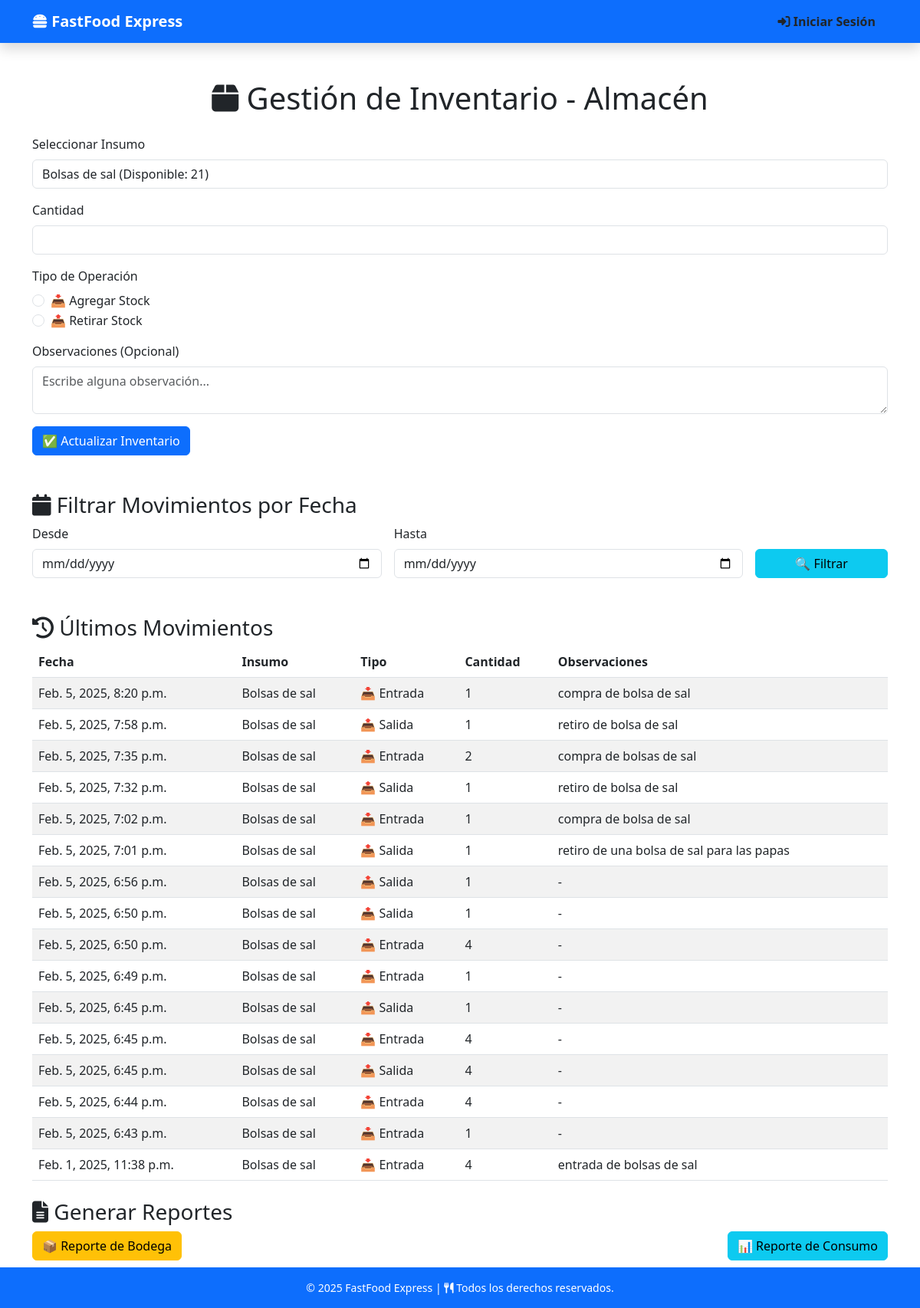
Page /inventario/gestionar/ on the committed database.
### inventario/models.py (models this page shows, shortened)
class Operacion(models.Model):
    TIPO_OPERACION_CHOICES = [
        ('entrada', 'Entrada'),
        ('salida', 'Salida'),
    ]
    tipo = models.CharField(max_length=10, choices=TIPO_OPERACION_CHOICES)
    insumo = models.ForeignKey(Insumo, on_delete=models.CASCADE, related_name="operaciones")
    cantidad = models.IntegerField()
    fechaRegistro = models.DateTimeField(auto_now_add=True)
    observaciones = models.TextField(blank=True, null=True)

class Insumo(models.Model):
    identificador = models.CharField(max_length=10, unique=True)
    nombre = models.CharField(max_length=50)
    cantidadDisponible = models.IntegerField(default=0)
    unidadMedida = models.CharField(max_length=30)
    nivelReorden = models.IntegerField()
    precioUnitario = models.FloatField()
    ubicacion = models.CharField(max_length=100)

### inventario/views.py (the view, shortened to what this page needs)
# urls.py: path('inventario/gestionar/', gestionar_inventario, name='gestionar_inventario'),
def gestionar_inventario(request):
    insumos = Insumo.objects.all()
    operaciones = Operacion.objects.all().order_by('-fechaRegistro')  # Últimos movimientos
    fecha_inicio = request.GET.get('fecha_inicio')
    fecha_fin = request.GET.get('fecha_fin')
    if fecha_inicio and fecha_fin:
        fecha_inicio = parse_date(fecha_inicio)
        fecha_fin = parse_date(fecha_fin)
        if fecha_inicio and fecha_fin:
            operaciones = operaciones.filter(fechaRegistro__date__gte=fecha_inicio, fechaRegistro__date__lte=fecha_fin)
    return render(request, 'inventario/gestionar_invetario.html', {
        'insumos': insumos,
        'operaciones': operaciones,
        'fecha_inicio': fecha_inicio,
        'fecha_fin': fecha_fin
    })

### templates/inventario/gestionar_invetario.html (shortened to what this page needs)
{% extends 'base.html' %}
{% load static %}
{% block content %}
<div class="container mt-5">
    <h1 class="text-center"><i class="fas fa-box"></i> Gestión de Inventario - Almacén</h1>
    <form method="POST" class="mt-4">
        <div class="mb-3">
            <label for="insumo" class="form-label">Seleccionar Insumo</label>
            <select id="insumo" name="insumo" class="form-control" required>
                {% for insumo in insumos %}
                    <option value="{{ insumo.id }}">{{ insumo.nombre }} (Disponible: {{ insumo.cantidadDisponible }})</option>
                {% endfor %}
            </select>
        </div>
        <div class="mb-3">
            <label for="cantidad" class="form-label">Cantidad</label>
            <input type="number" id="cantidad" name="cantidad" class="form-control" min="1" required>
        </div>
        <div class="mb-3">
            <label class="form-label">Tipo de Operación</label>
            <div class="form-check">
                <input type="radio" id="entrada" name="tipo" value="entrada" class="form-check-input" required>
                <label for="entrada" class="form-check-label">📥 Agregar Stock</label>
            </div>
            <div class="form-check">
                <input type="radio" id="salida" name="tipo" value="salida" class="form-check-input">
                <label for="salida" class="form-check-label">📤 Retirar Stock</label>
            </div>
        </div>
        <div class="mb-3">
            <label for="observaciones" class="form-label">Observaciones (Opcional)</label>
            <textarea id="observaciones" name="observaciones" class="form-control" rows="2" placeholder="Escribe alguna observación..."></textarea>
        </div>
        <button type="submit" class="btn btn-primary">✅ Actualizar Inventario</button>
    </form>
    <h3 class="mt-5"><i class="fas fa-calendar"></i> Filtrar Movimientos por Fecha</h3>
    <form method="GET" action="{% url 'gestionar_inventario' %}" class="row g-3">
        <div class="col-md-5">
            <label for="fecha_inicio" class="form-label">Desde</label>
            <input type="date" id="fecha_inicio" name="fecha_inicio" class="form-control" value="{{ fecha_inicio }}">
        </div>
        <div class="col-md-5">
            <label for="fecha_fin" class="form-label">Hasta</label>
            <input type="date" id="fecha_fin" name="fecha_fin" class="form-control" value="{{ fecha_fin }}">
        </div>
        <div class="col-md-2 d-flex align-items-end">
            <button type="submit" class="btn btn-info w-100">🔍 Filtrar</button>
        </div>
    </form>
    <h3 class="mt-5"><i class="fas fa-history"></i> Últimos Movimientos</h3>
    <table class="table table-striped">
        <thead>
            <tr>
                <th>Fecha</th>
                <th>Insumo</th>
                <th>Tipo</th>
                <th>Cantidad</th>
                <th>Observaciones</th>
            </tr>
        </thead>
        <tbody>
            {% for operacion in operaciones %}
            <tr>
                <td>{{ operacion.fechaRegistro }}</td>
                <td>{{ operacion.insumo.nombre }}</td>
                <td>{% if operacion.tipo == "entrada" %}📥 Entrada{% else %}📤 Salida{% endif %}</td>
                <td>{{ operacion.cantidad }}</td>
                <td>{{ operacion.observaciones|default:"-" }}</td>
            </tr>
            {% empty %}
            <tr>
                <td colspan="5" class="text-center text-muted">No hay movimientos recientes.</td>
            </tr>
            {% endfor %}
        </tbody>
    </table>
    <h3 class="mt-4"><i class="fas fa-file-alt"></i> Generar Reportes</h3>
    <div class="d-flex justify-content-between">
        <a href="{% url 'generar_reporte_bodega' %}" class="btn btn-warning">📦 Reporte de Bodega</a>
        <a href="{% url 'generar_reporte_consumo' %}" class="btn btn-info">📊 Reporte de Consumo</a>
    </div>
    <div class="text-center mt-4">
        <a href="{% url 'vista_inventario' %}" class="btn btn-secondary">🔙 Volver al Inventario</a>
    </div>
</div>
{% endblock %}

### static/css/global.css (style rules this page uses)
body { font-family: 'Poppins', sans-serif; background-color: #f4f4f4; }
.btn { font-size: 16px; padding: 10px 18px; border-radius: 8px; transition: 0.3s; }
h1, h2, h3 { color: #ff5722; font-weight: bold; }

### rows in the picture
Operacion: fechaRegistro "Feb. 5, 2025, 8:20 p.m.", insumo.nombre "Bolsas de sal", tipo "📥 Entrada", cantidad "1", observaciones "compra de bolsa de sal"
Operacion: fechaRegistro "Feb. 5, 2025, 7:58 p.m.", insumo.nombre "Bolsas de sal", tipo "📤 Salida", cantidad "1", observaciones "retiro de bolsa de sal"
Operacion: fechaRegistro "Feb. 5, 2025, 7:35 p.m.", insumo.nombre "Bolsas de sal", tipo "📥 Entrada", cantidad "2", observaciones "compra de bolsas de sal"
Operacion: fechaRegistro "Feb. 5, 2025, 7:32 p.m.", insumo.nombre "Bolsas de sal", tipo "📤 Salida", cantidad "1", observaciones "retiro de bolsa de sal"
Operacion: fechaRegistro "Feb. 5, 2025, 7:02 p.m.", insumo.nombre "Bolsas de sal", tipo "📥 Entrada", cantidad "1", observaciones "compra de bolsa de sal"
Operacion: fechaRegistro "Feb. 5, 2025, 7:01 p.m.", insumo.nombre "Bolsas de sal", tipo "📤 Salida", cantidad "1", observaciones "retiro de una bolsa de sal para las papas"
Operacion: fechaRegistro "Feb. 5, 2025, 6:56 p.m.", insumo.nombre "Bolsas de sal", tipo "📤 Salida", cantidad "1", observaciones "-"
Operacion: fechaRegistro "Feb. 5, 2025, 6:50 p.m.", insumo.nombre "Bolsas de sal", tipo "📤 Salida", cantidad "1", observaciones "-"
Operacion: fechaRegistro "Feb. 5, 2025, 6:50 p.m.", insumo.nombre "Bolsas de sal", tipo "📥 Entrada", cantidad "4", observaciones "-"
Operacion: fechaRegistro "Feb. 5, 2025, 6:49 p.m.", insumo.nombre "Bolsas de sal", tipo "📥 Entrada", cantidad "1", observaciones "-"
Operacion: fechaRegistro "Feb. 5, 2025, 6:45 p.m.", insumo.nombre "Bolsas de sal", tipo "📤 Salida", cantidad "1", observaciones "-"
Operacion: fechaRegistro "Feb. 5, 2025, 6:45 p.m.", insumo.nombre "Bolsas de sal", tipo "📥 Entrada", cantidad "4", observaciones "-"
Operacion: fechaRegistro "Feb. 5, 2025, 6:45 p.m.", insumo.nombre "Bolsas de sal", tipo "📤 Salida", cantidad "4", observaciones "-"
Operacion: fechaRegistro "Feb. 5, 2025, 6:44 p.m.", insumo.nombre "Bolsas de sal", tipo "📥 Entrada", cantidad "4", observaciones "-"
Operacion: fechaRegistro "Feb. 5, 2025, 6:43 p.m.", insumo.nombre "Bolsas de sal", tipo "📥 Entrada", cantidad "1", observaciones "-"
Operacion: fechaRegistro "Feb. 1, 2025, 11:38 p.m.", insumo.nombre "Bolsas de sal", tipo "📥 Entrada", cantidad "4", observaciones "entrada de bolsas de sal"

### other values in the picture
form field insumo "Bolsas de sal (Disponible: 21)"
